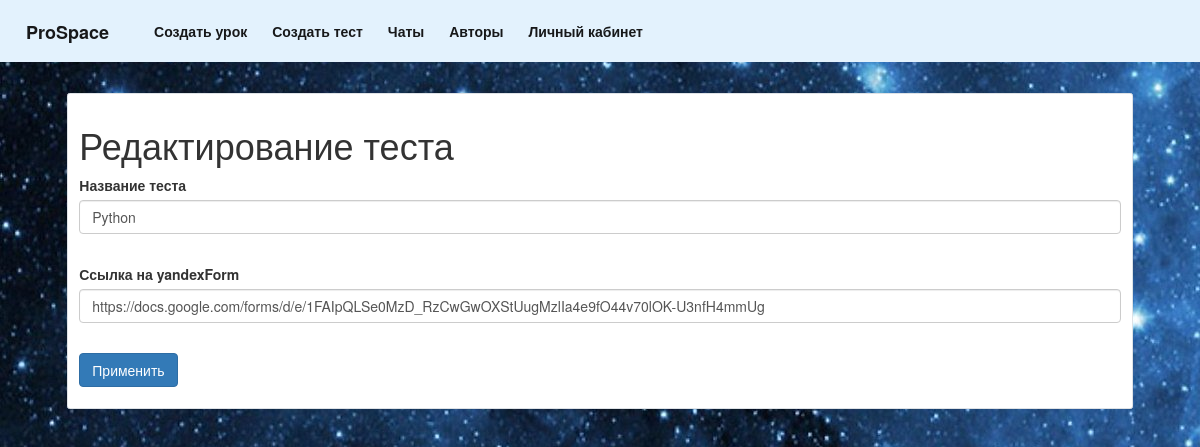
Screenshot of /tasks/1/edit (signed in) with the database file from the repository.
### data/task.py (models this page shows, shortened)
class Task(SqlAlchemyBase):
    __tablename__ = 'task'
    id = sqlalchemy.Column(sqlalchemy.Integer,
                           primary_key=True, autoincrement=True)
    title = sqlalchemy.Column(sqlalchemy.String, nullable=False)
    url = sqlalchemy.Column(sqlalchemy.String, nullable=False)
    user_id = sqlalchemy.Column(sqlalchemy.Integer, sqlalchemy.ForeignKey("users.id"))
    user = orm.relationship("User")
    scores = orm.relationship("Scores", back_populates='task')

### server.py (the view, shortened to what this page needs)
@app.route('/tasks/<int:task_id>/edit', methods=['GET', 'POST'])
def edit_task(task_id):
    if current_user.type == 2:
        form = TaskForm()
        if request.method == "GET":
            db_sess = db_session.create_session()
            task = db_sess.query(Task).filter(Task.id == task_id and Task.user == current_user).first()
            if task:
                form.title.data = task.title
                form.url.data = task.url
            else:
                abort(404)
        return render_template('create_task.html',
                               title='Редактирование теста',
                               form=form,
                               url='')
    else:
        return 'Доступ закрыт'

### forms/TaskForm.py
class TaskForm(FlaskForm):
    title = StringField("Название теста", validators=[DataRequired()])
    url = URLField("Ссылка на yandexForm", validators=[DataRequired()])
    submit = SubmitField('Применить')

### data/db_session.py (called while the page is built)
def create_session() -> Session:
    global __factory
    return __factory()

### server.py (called while the page is built)
@login_manager.user_loader
def load_user(user_id):
    db_sess = db_session.create_session()
    return db_sess.query(User).get(user_id)

### templates/create_task.html (shortened to what this page needs)
{% extends "base.html" %}
{% block content %}
<div class="border rounded" style="padding:1% 1%; margin:1% 2%; background: white;">
    <h1>{{title}}</h1>
    <form action="" method="post" enctype="multipart/form-data">
        <p>
            {{ form.title.label }}<br>
            {{ form.title(class="form-control") }}<br>
        </p>
        <p>
            {{ form.url.label }}<br>
            {{ form.url(class="form-control") }}<br>
        </p>
        <p>{{ form.submit(type="submit", class="btn btn-primary") }}</p>
    </form>
</div>
{% endblock %}

### rows the page displays
Task: title "Python", url "https://docs.google.com/forms/d/e/1FAIpQLSe0MzD_RzCwGwOXStUugMzlIa4e9fO44v70lOK-U3nfH4mmUg"

### other values shown
{{ title }} "Редактирование теста"
